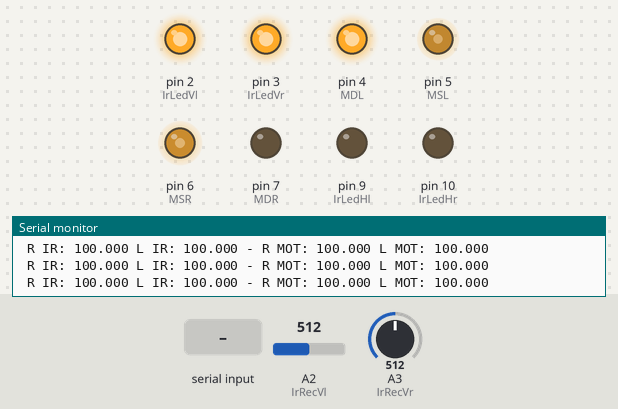
Bench run of a program on a simulated Arduino Uno, built with avr-gcc and run on an emulated ATmega328P. Shown: output pins drawn as LEDs (lit = HIGH), the last lines printed to the serial monitor. Inputs (shaded band) come from the test bench; at power-on: A2 (IrRecVl) = 512, A3 (IrRecVr) = 512.

Above: at 3.03 s.
3.3 s: "m" received over Serial
At 4.12 s:
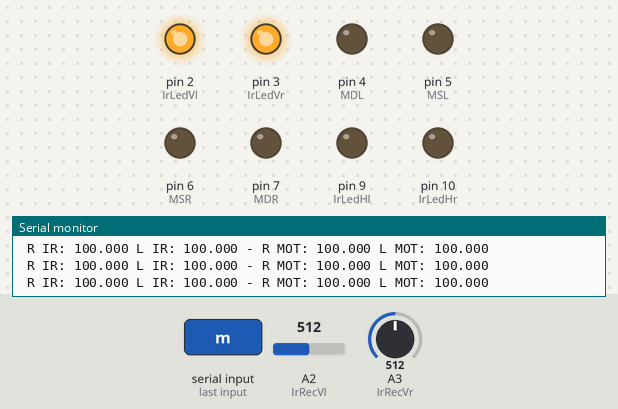
6.3 s: "m" received over Serial
At 6.77 s:
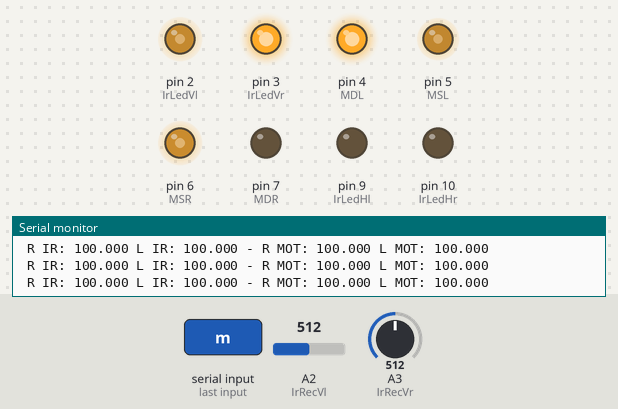
9.3 s: "d" received over Serial
12.3 s: A2 (IrRecVl) set to 716
At 12.6 s:
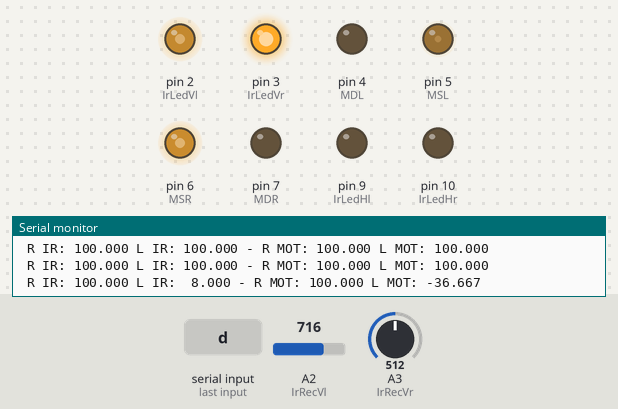
15.3 s: A3 (IrRecVr) set to 545
At 15.96 s:
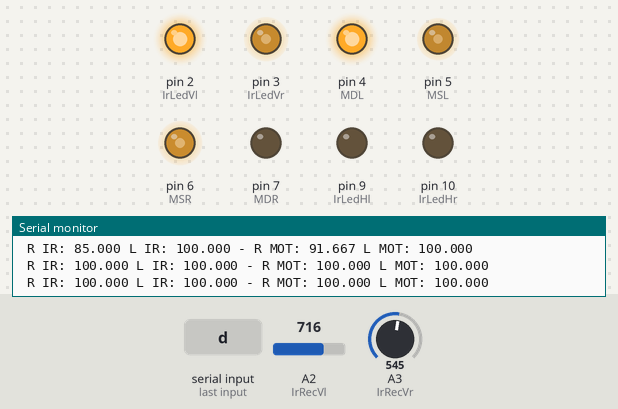
18.3 s: "p" received over Serial
Timing chart, 0 to 22.3 s (numbered marks = the images above; inputs shaded):
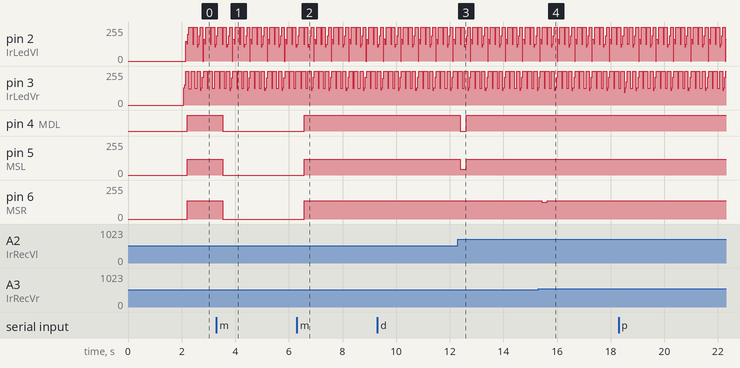

Measured:
- the behaviour switches between 533 and 534 on A3 (IrRecVr) (found by bisection; images 3 and 4)
- after the input at 3.3 s, pin 4 (MDL): HIGH → LOW after 0.23 s; pin 5 (MSL): 118/255 → 0/255 after 0.23 s; pin 6 (MSR): 137/255 → 0/255 after 0.23 s
- after the input at 6.3 s, pin 4 (MDL): LOW → HIGH after 0.27 s; pin 5 (MSL): 0/255 → 118/255 after 0.27 s; pin 6 (MSR): 0/255 → 137/255 after 0.27 s
- after the input at 12.3 s, pin 4 (MDL): HIGH → LOW after 0.10 s, → HIGH 0.22 s later; pin 5 (MSL): 118/255 → 42/255 after 0.10 s, → 118/255 0.22 s later
- after the input at 15.3 s, pin 6 (MSR): 137/255 → 125/255 after 0.12 s, → 137/255 0.22 s later

The program:

main.cpp
```cpp
#include <Arduino.h>
/******************************************************************************
// FreakyBot Follower bot formula
/************************* *****************************************************/
/* Speed = ( Distance – 0.3 )  / 0.7
/******************************************************************************

/******************************************************************************
/* Configuration
/******************************************************************************/

/* Pin Configuration
/******************************************************************************/
#define MDL 4     // Motor Direction Left
#define MSL 5     // Motor Speed Left
#define MSR 6     // Motor Speed Right
#define MDR 7     // Motor Direction Right

int IrLedVr = 3;
int IrLedVl = 2;
int IrLedHr = 10;
int IrLedHl = 9;

int IrRecVr = A3;
int IrRecVl = A2;
int IrRecHr = A0;
int IrRecHl = A1;
const int ledPin =  13;      // the number of the LED pin

#define DIST 65   // Define Minimum Distance

/* MOTOR DIFFERENCE CONFIG
/******************************************************************************/
// dino
/*
#define MTRF 200  // Motor Topspeed Right Forward
#define MTRB 200  // Motor Topspeed Right Backward
#define MTLF 170  // Motor Topspeed Left  Forward
#define MTLB 180  // Motor Topspeed Left  Backward
*/

// normal
#define MTRF 200  // Motor Topspeed Right Forward
#define MTLB 200  // Motor Topspeed Left  Backward / Forw
#define MTRB 200  // Motor Topspeed Right Backward
#define MTLF 170  // Motor Topspeed Left  Forward  / Backw

// Variables
float lspeed = 0;   // current speed of left motor
float rspeed = 0;   // current speed of right motor
int   spause = 1;   // wait time if a whisker was touched
long  delay_time     = 0;        // time when pause was triggered
bool  protsta        = false;
bool  motsta         = true;

/******************************************************************************
/* Setup
/******************************************************************************/
void setup () {
  //motors
  pinMode (MDL, OUTPUT);
  pinMode (MSL, OUTPUT);
  pinMode (MSR, OUTPUT);
  pinMode (MDR, OUTPUT);
  // all IR Leds / Recevier
  pinMode(IrLedVr, OUTPUT);
  pinMode(IrLedVl, OUTPUT);
  pinMode(IrLedHr, OUTPUT);
  pinMode(IrLedHl, OUTPUT);
  pinMode(IrRecVr, INPUT);
  pinMode(IrRecVl, INPUT);
  pinMode(IrRecHr, INPUT);
  pinMode(IrRecHl, INPUT);
  // Serial Interface
  Serial.begin(57600);
  Serial.println(F("Robot Starting"));
  delay(2000);
}


/******************************************************************************
/* Funktionen
/******************************************************************************/

/******************************************************************************
/* Funktion: Drive
/******************************************************************************/
void drive( int left, int right)
{
  int lstate = LOW;
  int rstate = LOW;

 left = constrain(left,-255,255);
 right = constrain(right,-255,255);

// invert left
left = left * -1;
// invert right
//right = right * -1;

  if (left >= 0)
  {
    // remap the motor value to the calibrated interval
    // speed is alwas handled in the range of [-255..255]
    left = map(left,0,255,0,MTLF);
  }
  else
  {
    lstate = HIGH;
    left = 255 - map(-left,0,255,0,MTLB);
  }
  if (right >= 0)
  {
    right = map(right,0,255,0,MTRF);
  }
  else
  {
    rstate = HIGH;
    right = 255 - map(-right,0,255,0,MTRB);
  }
  analogWrite(MSL, left);
  digitalWrite(MDL, lstate);
  analogWrite(MSR, right);
  digitalWrite(MDR, rstate);

}

/******************************************************************************
 * Funktion: irRead (a,b)
 * a: Pinnummer des Ir Empfängers
 * b: Pinnummer des Ir Senders
 * c: Modus: Space = Normalmodus returns HIGH if > DIST
 *           d = Distancemodus return Distance 0 to 100 mm
 * Retourwert: HIGH = IR-Licht detektiert
 * d.h. gemessener Wert unterscheidet sich zum Umgebungslicht
 ******************************************************************************/
int irRead(int readPin, int triggerPin, char mode)
{
    boolean zustand;
    int umgebungswert = 0;
    int irwert =0;
    float uLichtzuIr;

    for (int i=0;i<10;i++) {
      digitalWrite(triggerPin, LOW);
      delay(5);
      umgebungswert = umgebungswert + analogRead(readPin);
      digitalWrite(triggerPin, HIGH);
      delay(5);
      irwert = irwert + analogRead(readPin);
    }

    // Remove Umgebungswert
    irwert = irwert - umgebungswert;

    // detect obstacle
    if(irwert>DIST){
     zustand = HIGH;
    }else{
     zustand = LOW;
    }


     if(protsta && zustand || mode == 'd'){

     // for Debug
/*     Serial.print("tr ");
     Serial.print(triggerPin);
     Serial.print(" r ");
     Serial.print(readPin);
     Serial.print(" um ");
     Serial.print(umgebungswert);
     Serial.print(" ir ");
     Serial.print(irwert);
     Serial.print(" % ");
     Serial.print(uLichtzuIr);
*/

     if(mode == 'd'){
     //Serial.print(" irwert ");
     //Serial.print(irwert);
     irwert = map(irwert, 0, 220, 100, 0);
     constrain(irwert,0,100);
     //Serial.print(" dis ");
     //Serial.print(irwert);
};
     return irwert;
	 } else {
     return zustand;
//     Serial.print(" zu ");
//     Serial.println(zustand);
 };

}

// CHECKSERIAL
//*****************************************************************************
void checkserial(){
  	if ( Serial.available() > 0 ) {
		// Read the incoming byte
		char theChar = Serial.read();
			// Parse character
		switch (theChar) {
			case 'p':
         Serial.println(F("protocoll on/off"));
         delay(5);
         if (protsta){
				   protsta = false;
				 }else{
				   protsta = true;
	       }
         delay(5);
         break;
			case 'm':
         delay(10);
         if (motsta){
					 motsta = false;
				 }else{
					 motsta = true;
				}
        delay(5);
        break;
        default:
  				// Display error message
  				Serial.print(F("ERROR: Command not found, it was: "));
  				Serial.println(theChar);
  				Serial.println(F("p=protocoll on/off;m=motor on/off"));
          break;
       }
   }
} // void checkserial

/******************************************************************************
/* Hauptprogramm
/******************************************************************************/
void loop () {
    delay(5);
    checkserial();

/*  Normal Way forward
  if ( irRead(IrRecVl,IrLedVl,' ')==HIGH &&
      irRead(IrRecVr,IrLedVr,' ')==HIGH )
    {
    // left and right whisker touched, turn both motor backwards left faster
    rspeed = -128;
    lspeed = -150;
    spause = 500;
    digitalWrite(ledPin,HIGH);
    delay(10);
    }

 else if (irRead(IrRecVl,IrLedVl,' ')==HIGH)
    {
    // left whisker touched, turn right motor backwards
    rspeed = -128;
    spause = 500;
    digitalWrite(ledPin,HIGH);
    delay(10);
    }
 else if (irRead(IrRecVr,IrLedVr,' ')==HIGH)
    {
    // right whisker touched, turn left motor backwards
    lspeed = -128;
    spause = 500;
    digitalWrite(ledPin,HIGH);
    delay(10);
    }
*/ // Normal Way Forward End

// Follow Mode => directly drive motors with distance value
int right_ir = irRead(IrRecVr,IrLedVr,'d');
int left_ir = irRead(IrRecVl,IrLedVl,'d');

float right_ir_f = right_ir;
float left_ir_f = left_ir;
char f[10];

right_ir_f = right_ir_f / 100;
left_ir_f = left_ir_f / 100;

 Serial.print(" R IR: ");
 dtostrf(right_ir_f*100,6,3,f);
 Serial.print(f);

 Serial.print(" L IR: ");
 dtostrf(left_ir_f*100,6,3,f);
 Serial.print(f);

  rspeed = ( right_ir_f - 0.3 ) / 0.6;
  lspeed = ( left_ir_f - 0.3 ) / 0.6;

 /*
 Serial.print(" R IR2: ");
 Serial.print(rspeed);
 Serial.print(" L IR2: ");
 Serial.print(lspeed);
 */

 // IR from -1 to 1
 rspeed  = constrain(rspeed,-1,1);
 lspeed = constrain(lspeed,-1,1);

 Serial.print(" - R MOT: ");
 dtostrf(rspeed*100,6,3,f);
 Serial.print(f);
//Serial.print(rspeed * 100, DEC);
 Serial.print(" L MOT: ");
 dtostrf(lspeed*100,6,3,f);
 Serial.print(f);
// Serial.print(lspeed * 100, DEC);

/*         Serial.print(" l ");
         Serial.print(lspeed);
         Serial.print(" r ");
         Serial.println(rspeed);*/
//    spause = 500;
//    digitalWrite(ledPin,HIGH);
    delay(5);

// Disable Motors if requested
if (motsta == false){
	lspeed = 0;
	rspeed = 0; };

lspeed = lspeed * 175;
rspeed = rspeed * 175;

/*
 Serial.print(" - R MOT: ");
 Serial.print(rspeed);
 Serial.print(" L MOT: ");
 Serial.println(lspeed);
*/

 drive(lspeed,rspeed);


 Serial.println(" ");
}
```
